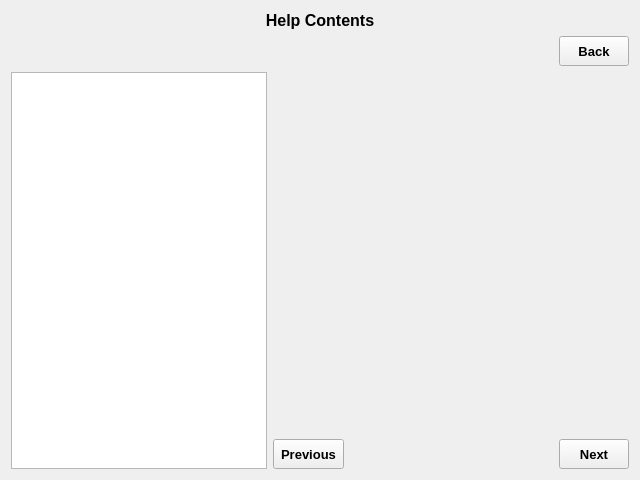
<?xml version="1.0" encoding="UTF-8"?>
<ui version="4.0">
 <class>HelpContents</class>
 <widget class="QWidget" name="HelpContents">
  <property name="geometry">
   <rect>
    <x>0</x>
    <y>0</y>
    <width>640</width>
    <height>480</height>
   </rect>
  </property>
  <property name="windowTitle">
   <string>Form</string>
  </property>
  <layout class="QVBoxLayout" name="verticalLayout_3">
   <item>
    <widget class="QLabel" name="label">
     <property name="font">
      <font>
       <pointsize>12</pointsize>
       <weight>75</weight>
       <bold>true</bold>
      </font>
     </property>
     <property name="text">
      <string>Help Contents</string>
     </property>
     <property name="alignment">
      <set>Qt::AlignCenter</set>
     </property>
    </widget>
   </item>
   <item>
    <layout class="QHBoxLayout" name="horizontalLayout_2">
     <item>
      <spacer name="horizontalSpacer">
       <property name="orientation">
        <enum>Qt::Horizontal</enum>
       </property>
       <property name="sizeHint" stdset="0">
        <size>
         <width>428</width>
         <height>20</height>
        </size>
       </property>
      </spacer>
     </item>
     <item>
      <widget class="QToolButton" name="backButton">
       <property name="minimumSize">
        <size>
         <width>70</width>
         <height>30</height>
        </size>
       </property>
       <property name="font">
        <font>
         <pointsize>10</pointsize>
         <weight>75</weight>
         <bold>true</bold>
        </font>
       </property>
       <property name="text">
        <string>Back</string>
       </property>
      </widget>
     </item>
    </layout>
   </item>
   <item>
    <layout class="QHBoxLayout" name="horizontalLayout" stretch="0,1">
     <item>
      <widget class="QListWidget" name="listWidget"/>
     </item>
     <item>
      <layout class="QVBoxLayout" name="verticalLayout" stretch="1,0">
       <item>
        <widget class="QWidget" name="helpWidget" native="true">
         <layout class="QVBoxLayout" name="verticalLayout_2"/>
        </widget>
       </item>
       <item>
        <layout class="QHBoxLayout" name="horizontalLayout_3">
         <item>
          <widget class="QToolButton" name="previousButton">
           <property name="minimumSize">
            <size>
             <width>70</width>
             <height>30</height>
            </size>
           </property>
           <property name="font">
            <font>
             <pointsize>10</pointsize>
             <weight>75</weight>
             <bold>true</bold>
            </font>
           </property>
           <property name="text">
            <string>Previous</string>
           </property>
          </widget>
         </item>
         <item>
          <spacer name="horizontalSpacer_2">
           <property name="orientation">
            <enum>Qt::Horizontal</enum>
           </property>
           <property name="sizeHint" stdset="0">
            <size>
             <width>40</width>
             <height>20</height>
            </size>
           </property>
          </spacer>
         </item>
         <item>
          <widget class="QToolButton" name="nextButton">
           <property name="minimumSize">
            <size>
             <width>70</width>
             <height>30</height>
            </size>
           </property>
           <property name="font">
            <font>
             <pointsize>10</pointsize>
             <weight>75</weight>
             <bold>true</bold>
            </font>
           </property>
           <property name="text">
            <string>Next</string>
           </property>
          </widget>
         </item>
        </layout>
       </item>
      </layout>
     </item>
    </layout>
   </item>
  </layout>
 </widget>
 <resources/>
 <connections/>
</ui>
